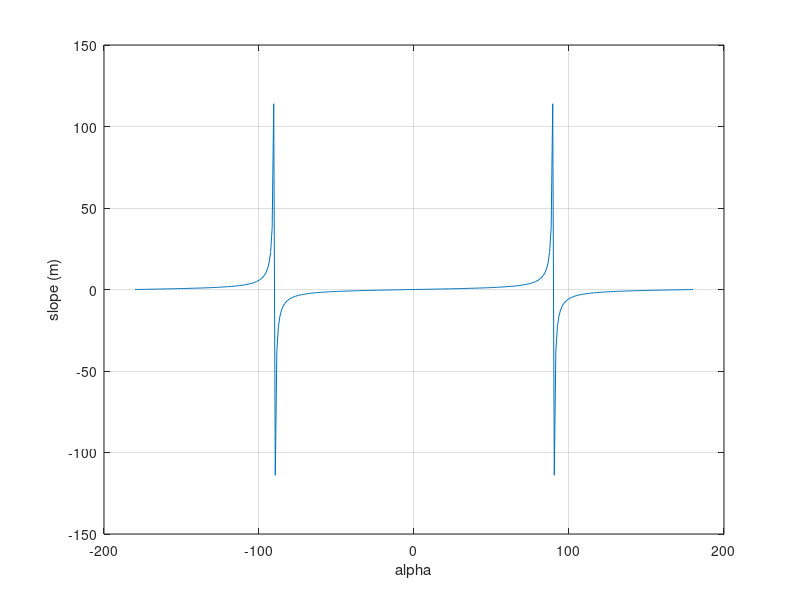

Write the MATLAB code that produced this figure.
clc
close all
clear all

myalpha=linspace(-pi,pi,359)
myx=cos(myalpha);%input in radians
myy=sin(myalpha);

mym=myy./myx;

figure,
plot(myalpha*180/pi,mym)
xlabel 'alpha'
ylabel 'slope (m)'
grid